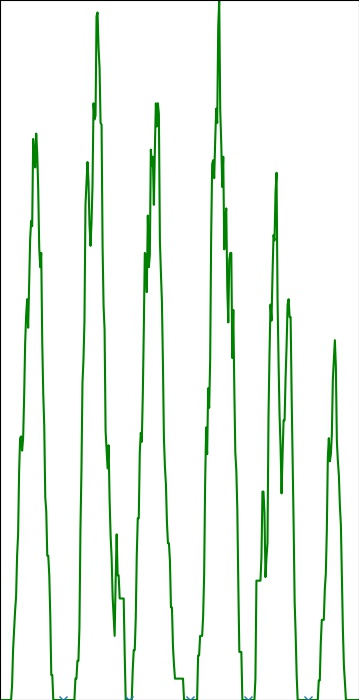
#> input picture brisk_test/000001_p.jpg, 359 x 700 px, given in place of 000012.jpg, which was not available
$ python test.py
#> lines starting #> are read from the running program, lines starting #| are printed output that depends on the picture; after the words box and inside, x2 and y2 are one past the last pixel; in counts of white or black regions, pixels touching at a corner belong together; long printed decimals are rounded; pictures that were not available may be replaced by others from this repository, and a replacement may not be noted
import cv2
import matplotlib.pyplot as plt
import numpy as np
import pprint
import scipy.signal as signal
import os

def brisk_detection(path):
#> called with path = '000012.jpg'
    img = cv2.imread(path)
#> img is the input picture: shape (700, 359, 3); mean B, G, R 235.7, 244.1, 235.6


    #plt.imshow(img)

    brisk = cv2.BRISK_create()

    (kpt, desc) = brisk.detectAndCompute(img, None)
#> kpt = 215 keypoints; strongest (x, y, size): (90, 244, 12.9), (288, 300, 12.4), (116, 535, 14.1), (87, 163, 14)

    #brisk检测

    '''
    bk_img = img.copy()
    out_img = img.copy()
    out_img = cv2.drawKeypoints(bk_img, kpt, out_img)
    #plt.figure(2)
    plt.imshow(out_img)
    '''
    result = np.zeros(img.shape[0:2])

    for i in range(len(kpt)):
        place = list(kpt[i].pt)
        place[0] = int(place[0])
        place[1] = int(place[1])
        amp = int(kpt[i].size)
        result[place[1]][place[0]] = amp
#> this loop made 215 passes
#> amp on passes 1 to 3: 10, 14, 15
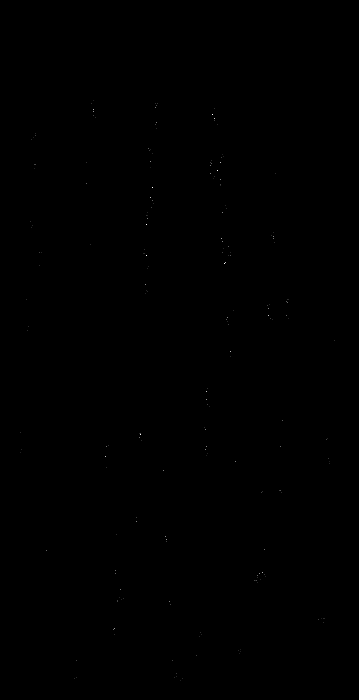
#> result: shape (700, 359) float64; min 0, max 72, mean 0; drawn with min black and max white

    #结果转换为图像/二维数组

    final = result.sum(axis=0)
#> final = 359 values, max 167 at index 146, min 0 at index 0, mean 12.63

    #垂直投影

    def smooth(a,WSZ):
        # a:原始数据，NumPy 1-D array containing the data to be smoothed
        # 必须是1-D的，如果不是，请使用 np.ravel()或者np.squeeze()转化
        # WSZ: smoothing window size needs, which must be odd number,
        # as in the original MATLAB implementation
#> called with a = array of shape (359,), WSZ = 9
        out0 = np.convolve(a,np.ones(WSZ,dtype=int),'valid')/WSZ
#> out0 = 351 values, max 67.44 at index 144, min 0 at index 0, mean 12.92
        r = np.arange(1,WSZ-1,2)
        start = np.cumsum(a[:WSZ-1])[::2]/r
#> start = [0, 0, 0, 0]
        stop = (np.cumsum(a[:-WSZ:-1])[::2]/r)[::-1]
#> stop = [0, 0, 0, 0]
        return np.concatenate((  start , out0, stop  ))
    #滑动平均滤波


    sm = smooth(final,9)
#> sm = 359 values, max 67.44 at index 148, min 0 at index 0, mean 12.63


    print(np.mean(sm))
#| 12.632
    ave = np.mean(sm)
#> ave = 12.63


    plt.plot(sm)
    plt.show()
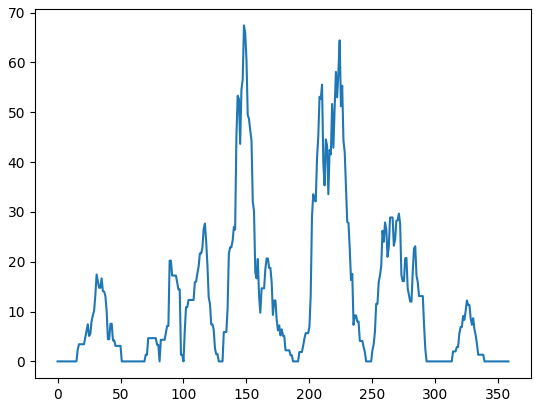
#> figure drawn by matplotlib, 1 panel; curve peaks at x = 148, y = 67.44
    #plt.plot(final,color='red')


    '''
    一种找极小值的方式，出现值相等时无法识别，有问题
    print(sm[signal.argrelextrema(sm, np.greater)])
    print(signal.argrelextrema(sm, np.greater))

    plt.plot(signal.argrelextrema(sm,np.greater)[0],sm[signal.argrelextrema(sm, np.greater)],'o')
    plt.plot(signal.argrelextrema(-sm,np.greater)[0],sm[signal.argrelextrema(-sm, np.greater)],'+')
    # plt.plot(peakutils.index(-x),x[peakutils.index(-x)],'*')
    '''


    sm0 = sm.copy()
#> sm0 has the same summary as sm
    for i in range(len(sm0)):
        if sm0[i]>5:
            sm0[i]=5
#> after the loop, sm0 = 359 values, max 5 at index 23, min 0 at index 0, mean 3.35


    plt.plot(sm,color='green')

    peaks, _ = signal.find_peaks(-sm0, distance=20)
#> peaks = [40, 60, 100, 129, 189, 247, 303]
    plt.plot(peaks, sm[peaks], "x")
    #峰值点（极小值）检测


 #   print(sm)

 #   plt.show()


    fig = plt.gcf()
    #fig.set_size_inches(float(img.shape[1]/100/5),7.0/5) #dpi = 300, output = 700*700 pixels
    fig.set_size_inches(float(img.shape[1]/100.0+0.01),7.0)
    plt.gca().xaxis.set_major_locator(plt.NullLocator())
    plt.gca().yaxis.set_major_locator(plt.NullLocator())
    plt.subplots_adjust(top = 1, bottom = 0, right = 1, left = 0, hspace = 0, wspace = 0)
    plt.margins(0,0)
    #fig.savefig("9_pp.png", format='png', transparent=True, dpi=300, pad_inches = 0)
    fig.savefig(path.split('.')[0]+ "_p.jpg", dpi=100)
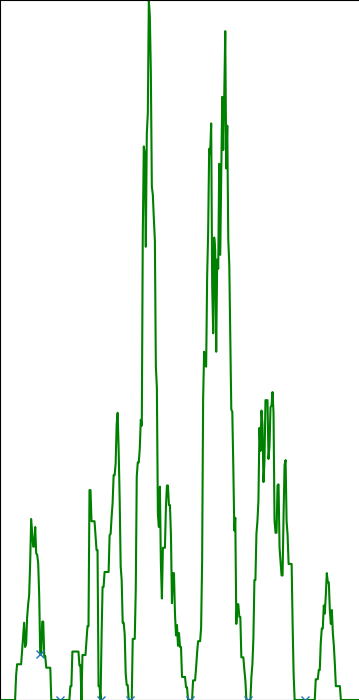
#> figure drawn by matplotlib, 1 panel

    img_1 = cv2.imread(path)
    img_2 = cv2.imread(path.split('.')[0]+ "_p.jpg")
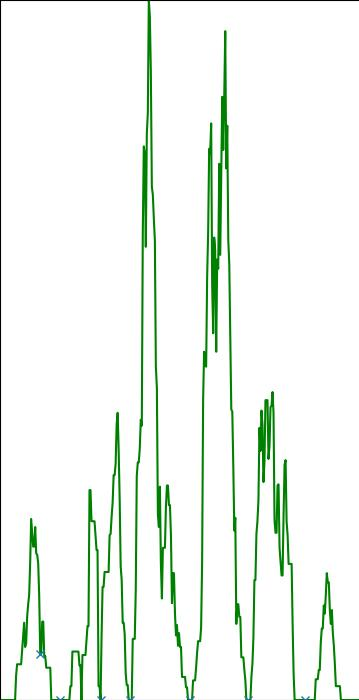
#> img_2: shape (700, 359, 3); mean B, G, R 238.6, 245.6, 238.7
    img_2 = cv2.resize(img_2, (img.shape[1], 700))

    #将峰值点进行作图，并将两张图进行合并

    for i in range(len(peaks)):
        img_1[:,peaks[i],:]=0
#> this loop made 7 passes
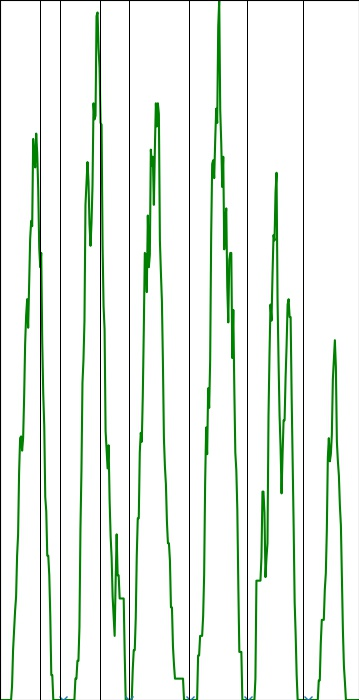
#> img_1: shape (700, 359, 3); 1.95% of pixels changed, all inside (x1, y1, x2, y2) = (40, 0, 304, 700)


    print(img_1.shape)
#| (700, 359, 3)
    print(img_2.shape)
#| (700, 359, 3)

    img_r = np.concatenate((img_1, img_2), axis = 0)
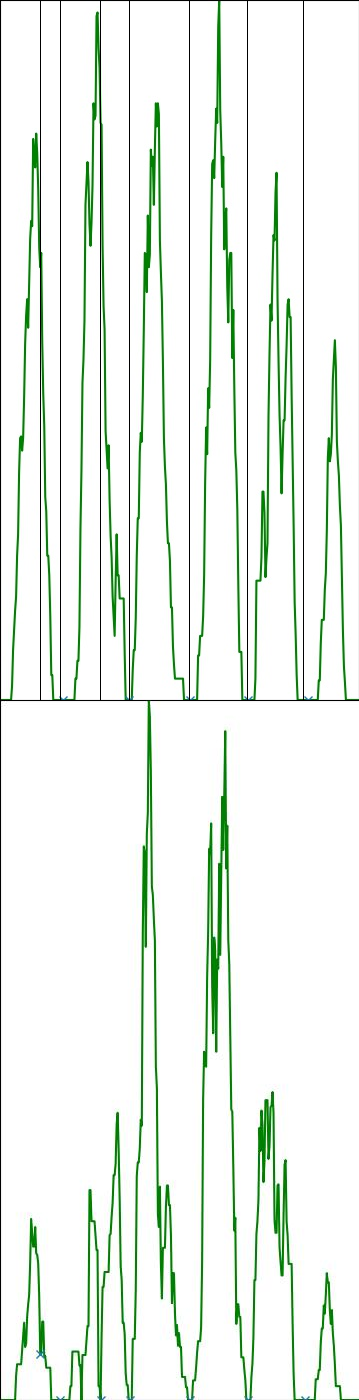
#> img_r: shape (1400, 359, 3); mean B, G, R 234.7, 242.4, 234.8

    cv2.imwrite(path.split('.')[0]+ "_r.jpg",img_r)

    plt.close()


'''
    #print(kpt.shape)
    #print(desc.shape)
    print("kpt:",len(kpt))
    print("desc:",len(desc))

    print("kpt1:",kpt[0].pt)
    print("kpt1:",kpt[0].size)
    print("kpt1:",kpt[0].angle)
    print("kpt1:",kpt[0].response)
    print("kpt1:",kpt[0].octave)
    print("kpt1",kpt[0].class_id)


    #pprint.pprint(kpt[0])
'''

'''
#对文件夹下的图像进行brisk分割
path = os.getcwd()

filenames = os.listdir(path)
for filename in filenames:
    if(len(filename)==10):
        brisk_detection(filename)
'''

brisk_detection('000012.jpg')

$ run again, on brisk_test/000001_r.jpg
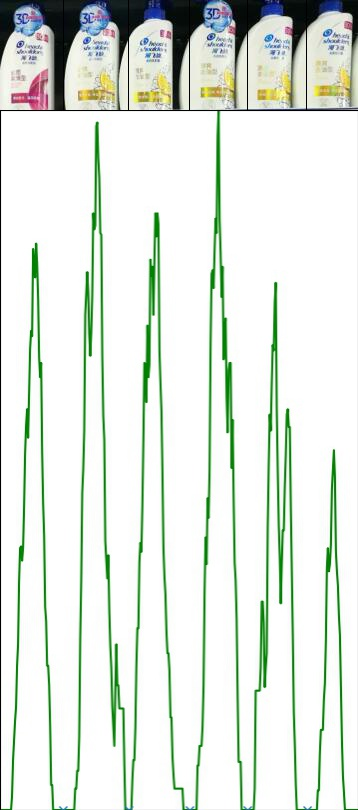
#> input picture brisk_test/000001_r.jpg, 358 x 810 px, given in place of 000012.jpg, which was not available
#> in brisk_detection, img is the input picture: shape (810, 358, 3); mean B, G, R 223.6, 232.2, 224.3
#> kpt = 768 keypoints; strongest (x, y, size): (90, 354, 13.2), (275, 283, 14.3), (116, 645, 13.6), (97, 123, 14.1)
#> the loop in brisk_detection, `for i in range(len(kpt)):` made 768 passes
#> amp on passes 1 to 3: 8, 8, 8
#> final = 358 values, max 268 at index 146, min 0 at index 0, mean 33.63
#> out0 = 350 values, max 114.9 at index 207, min 0 at index 0, mean 34.39
#> start = [0, 0, 0, 0]
#> sm = 358 values, max 114.9 at index 211, min 0 at index 0, mean 33.63
#| 33.626
#> ave = 33.63
#> in brisk_detection, `plt.show()`:
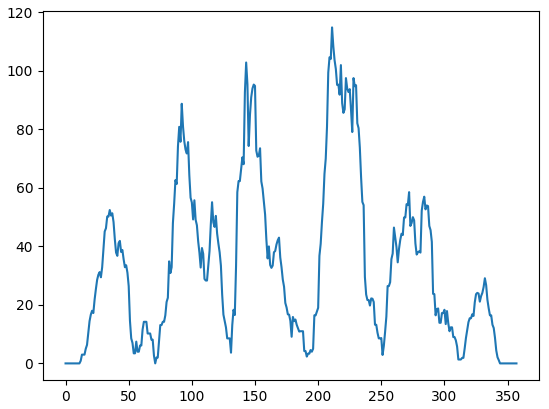
#> figure drawn by matplotlib, 1 panel; curve peaks at x = 211, y = 114.9
#> in brisk_detection, `sm0 = sm.copy()`: sm0 has the same summary as sm
#> after the loop in brisk_detection, `for i in range(len(sm0)):`: sm0 = 358 values, max 5 at index 16, min 0 at index 0, mean 4.45
#> peaks = [71, 131, 191, 251, 312]
#> the loop in brisk_detection, `for i in range(len(peaks)):` made 5 passes
#| (810, 358, 3)
#| (700, 358, 3)
#> in brisk_detection, `img_r = np.concatenate((img_1, img_2), axis = 0)`:
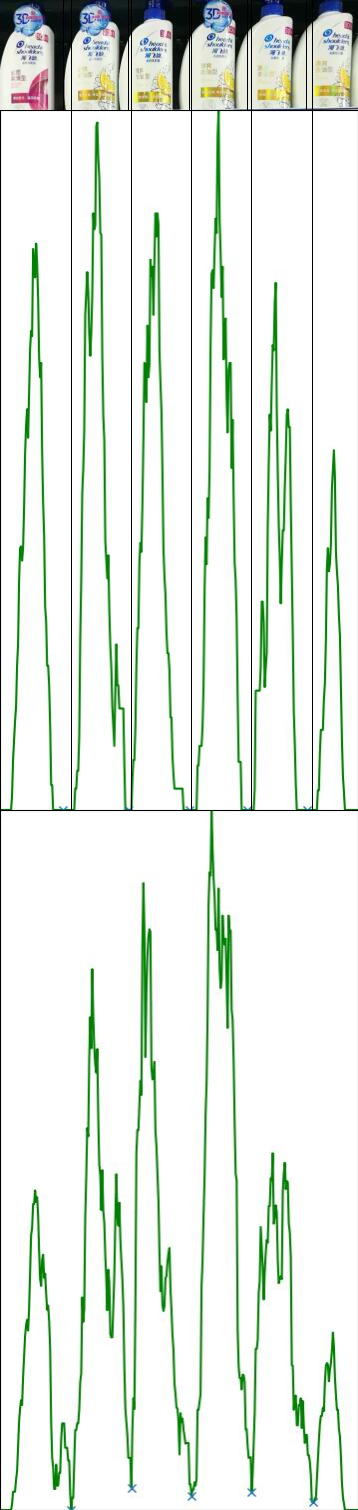
#> img_r: shape (1510, 358, 3); mean B, G, R 228.2, 236.3, 228.6
